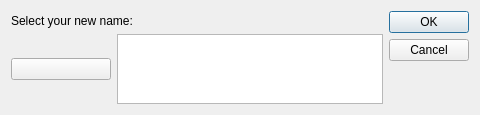
<?xml version="1.0" encoding="UTF-8"?>
<ui version="4.0">
 <class>ChangeUserNameDialog</class>
 <widget class="QDialog" name="ChangeUserNameDialog">
  <property name="geometry">
   <rect>
    <x>0</x>
    <y>0</y>
    <width>480</width>
    <height>115</height>
   </rect>
  </property>
  <property name="windowTitle">
   <string>Enter Your Name</string>
  </property>
  <layout class="QHBoxLayout" name="horizontalLayout_2">
   <item>
    <layout class="QVBoxLayout" name="verticalLayout">
     <item>
      <widget class="QLabel" name="label">
       <property name="text">
        <string>Select your new name:</string>
       </property>
       <property name="alignment">
        <set>Qt::AlignBottom|Qt::AlignLeading|Qt::AlignLeft</set>
       </property>
      </widget>
     </item>
     <item>
      <layout class="QHBoxLayout" name="horizontalLayout">
       <item>
        <widget class="QPushButton" name="selectEmojiButton">
         <property name="enabled">
          <bool>true</bool>
         </property>
         <property name="sizePolicy">
          <sizepolicy hsizetype="Minimum" vsizetype="Fixed">
           <horstretch>0</horstretch>
           <verstretch>0</verstretch>
          </sizepolicy>
         </property>
         <property name="minimumSize">
          <size>
           <width>100</width>
           <height>0</height>
          </size>
         </property>
         <property name="maximumSize">
          <size>
           <width>16777215</width>
           <height>16777215</height>
          </size>
         </property>
         <property name="text">
          <string/>
         </property>
         <property name="icon">
          <iconset>
           <normaloff>../../../../../../../../../../../usr/share/yappari/icons/48x48/81-23.png</normaloff>../../../../../../../../../../../usr/share/yappari/icons/48x48/81-23.png</iconset>
         </property>
         <property name="iconSize">
          <size>
           <width>48</width>
           <height>48</height>
          </size>
         </property>
        </widget>
       </item>
       <item>
        <widget class="QTextEdit" name="textEdit">
         <property name="maximumSize">
          <size>
           <width>16777215</width>
           <height>70</height>
          </size>
         </property>
         <property name="layoutDirection">
          <enum>Qt::LeftToRight</enum>
         </property>
         <property name="lineWrapMode">
          <enum>QTextEdit::NoWrap</enum>
         </property>
        </widget>
       </item>
      </layout>
     </item>
    </layout>
   </item>
   <item>
    <widget class="QDialogButtonBox" name="buttonBox">
     <property name="orientation">
      <enum>Qt::Vertical</enum>
     </property>
     <property name="standardButtons">
      <set>QDialogButtonBox::Cancel|QDialogButtonBox::Ok</set>
     </property>
    </widget>
   </item>
  </layout>
 </widget>
 <resources/>
 <connections>
  <connection>
   <sender>buttonBox</sender>
   <signal>accepted()</signal>
   <receiver>ChangeUserNameDialog</receiver>
   <slot>accept()</slot>
   <hints>
    <hint type="sourcelabel">
     <x>248</x>
     <y>254</y>
    </hint>
    <hint type="destinationlabel">
     <x>157</x>
     <y>274</y>
    </hint>
   </hints>
  </connection>
  <connection>
   <sender>buttonBox</sender>
   <signal>rejected()</signal>
   <receiver>ChangeUserNameDialog</receiver>
   <slot>reject()</slot>
   <hints>
    <hint type="sourcelabel">
     <x>316</x>
     <y>260</y>
    </hint>
    <hint type="destinationlabel">
     <x>286</x>
     <y>274</y>
    </hint>
   </hints>
  </connection>
 </connections>
</ui>
